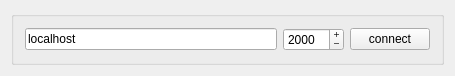
<?xml version="1.0" encoding="UTF-8"?>
<ui version="4.0">
 <class>MyWidget</class>
 <widget class="QWidget" name="MyWidget">
  <property name="geometry">
   <rect>
    <x>0</x>
    <y>0</y>
    <width>455</width>
    <height>70</height>
   </rect>
  </property>
  <property name="windowTitle">
   <string>Simple TCP client</string>
  </property>
  <layout class="QVBoxLayout" name="verticalLayout">
   <item>
    <widget class="QGroupBox" name="connectGroup">
     <property name="title">
      <string/>
     </property>
     <layout class="QHBoxLayout" name="horizontalLayout">
      <item>
       <widget class="QLineEdit" name="hostLineEdit">
        <property name="text">
         <string>localhost</string>
        </property>
       </widget>
      </item>
      <item>
       <widget class="QSpinBox" name="portSpinBox">
        <property name="buttonSymbols">
         <enum>QAbstractSpinBox::PlusMinus</enum>
        </property>
        <property name="minimum">
         <number>1</number>
        </property>
        <property name="maximum">
         <number>65535</number>
        </property>
        <property name="value">
         <number>2000</number>
        </property>
       </widget>
      </item>
      <item>
       <widget class="QPushButton" name="conectBtn">
        <property name="text">
         <string>connect</string>
        </property>
       </widget>
      </item>
     </layout>
    </widget>
   </item>
  </layout>
 </widget>
 <layoutdefault spacing="6" margin="11"/>
 <tabstops>
  <tabstop>portSpinBox</tabstop>
  <tabstop>hostLineEdit</tabstop>
  <tabstop>conectBtn</tabstop>
 </tabstops>
 <resources/>
 <connections/>
</ui>
